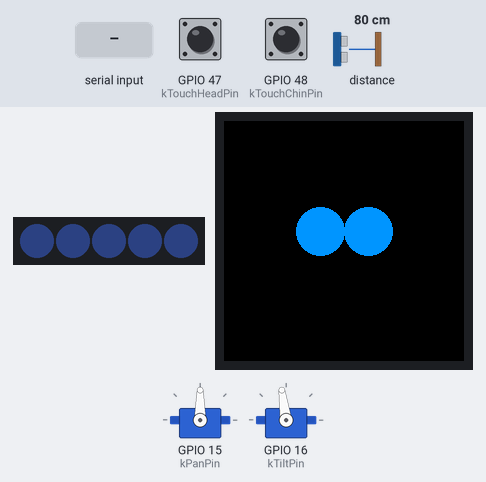
Simulated run of this program. Board: ESP32-S3. Parts: 5 RGB LEDs in strip order, left to right, 240×240 colour display, 2 × servo. The test bench sets the inputs (shaded band); at power-on: GPIO 47 (kTouchHeadPin) LOW, GPIO 48 (kTouchChinPin) LOW, distance to the obstacle 80 cm. Dim RGB values are drawn brighter than linear; I2S audio is not simulated (input reads silence); what the program prints to the serial monitor is not drawn.

Above: at 4.8 s.
4.9 s: GPIO 47 (kTouchHeadPin) pulled HIGH for 0.15 s
8.1 s: GPIO 48 (kTouchChinPin) pulled HIGH for 0.15 s
At 8.53 s:
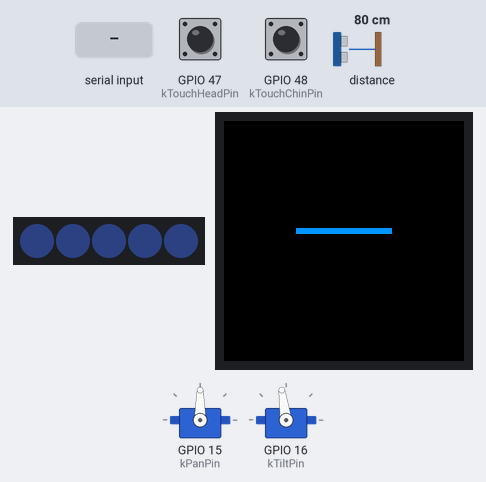
9.9 s: "happy\n" received over Serial
Timing chart, 0 to 12.9 s (numbered marks = the images above; inputs shaded):
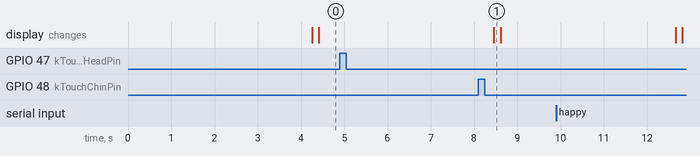

The program:

main.cpp
```cpp
#include <Arduino.h>
#include <FastLED.h>
#include <LovyanGFX.hpp>
#include <Wire.h>

#include "config.h"
#include "face.h"
#include "motion.h"
#include "protocol.h"
#include "sensors.h"

namespace {

class LGFX : public lgfx::LGFX_Device {
 public:
  LGFX() {
    {
      auto cfg = bus_.config();
      cfg.spi_host = SPI2_HOST;
      cfg.spi_mode = 0;
      cfg.freq_write = 40000000;
      cfg.freq_read = 16000000;
      cfg.spi_3wire = true;
      cfg.use_lock = true;
      cfg.pin_sclk = 12;
      cfg.pin_mosi = 11;
      cfg.pin_miso = -1;
      cfg.pin_dc = 13;
      bus_.config(cfg);
      panel_.setBus(&bus_);
    }
    {
      auto cfg = panel_.config();
      cfg.pin_cs = 10;
      cfg.pin_rst = 14;
      cfg.pin_busy = -1;
      cfg.panel_width = 240;
      cfg.panel_height = 240;
      cfg.offset_x = 0;
      cfg.offset_y = 0;
      cfg.invert = true;
      cfg.rgb_order = false;
      panel_.config(cfg);
    }
    {
      auto cfg = light_.config();
      cfg.pin_bl = 21;
      cfg.invert = false;
      cfg.freq = 44100;
      cfg.pwm_channel = 7;
      light_.config(cfg);
      panel_.setLight(&light_);
    }
    setPanel(&panel_);
  }

 private:
  lgfx::Panel_GC9A01 panel_;
  lgfx::Bus_SPI bus_;
  lgfx::Light_PWM light_;
};

LGFX display;
Face face;
Motion motion;
Sensors sensors;
CRGB leds[cfg::kLedCount];

char lineBuffer[cfg::kMaxLine + 1];
size_t lineLength = 0;

bool lastHead = false;
bool lastChin = false;
uint32_t lastDistanceMs = 0;
uint32_t lastLevelMs = 0;

void sendLine(const char* text) {
  Serial.println(text);
}

void setRing(uint8_t red, uint8_t green, uint8_t blue) {
  fill_solid(leds, cfg::kLedCount, CRGB(red, green, blue));
  FastLED.setBrightness(80);
  FastLED.show();
}

void handleMessage(const Message& message) {
  if (!message.ok) {
    sendLine("ERR syntax");
    return;
  }
  switch (message.type) {
    case MsgType::Emo: {
      Emotion emotion = Emotion::Idle;
      if (strcmp(message.word, "happy") == 0) emotion = Emotion::Happy;
      else if (strcmp(message.word, "curious") == 0) emotion = Emotion::Curious;
      else if (strcmp(message.word, "sleepy") == 0) emotion = Emotion::Sleepy;
      else if (strcmp(message.word, "alert") == 0) emotion = Emotion::Alert;
      face.show(emotion);
      break;
    }
    case MsgType::Pose:
      motion.setTarget(message.a, message.b);
      break;
    case MsgType::Led:
      setRing(static_cast<uint8_t>(message.a), static_cast<uint8_t>(message.b),
              static_cast<uint8_t>(message.c));
      break;
    case MsgType::Mic:
      if (strcmp(message.word, "on") == 0) sensors.micOn();
      else sensors.micOff();
      break;
    case MsgType::Vol:
      // The MAX98357A has no volume register; host-side gain is the v0.2 path.
      break;
    default:
      break;
  }
}

}  // namespace

void setup() {
  Serial.begin(cfg::kSerialBaud);
  Serial.setTimeout(20);

  FastLED.addLeds<WS2812B, cfg::kLedPin, GRB>(leds, cfg::kLedCount);
  setRing(8, 12, 20);

  face.begin(&display);
  sensors.begin();
  motion.begin();
  motion.setTarget(cfg::kPanHome, cfg::kTiltHome);

  delay(300);
  sendLine("READY");
}

void loop() {
  while (Serial.available() > 0) {
    char ch = static_cast<char>(Serial.read());
    if (ch == '\n' || ch == '\r') {
      if (lineLength > 0) {
        lineBuffer[lineLength] = '\0';
        handleMessage(parseLine(lineBuffer, lineLength));
        lineLength = 0;
      }
      continue;
    }
    if (lineLength < cfg::kMaxLine) {
      lineBuffer[lineLength++] = ch;
    } else {
      lineLength = 0;
      sendLine("ERR syntax");
    }
  }

  uint32_t now = millis();
  motion.update(now);
  face.update(now);

  bool head = sensors.touchHead();
  bool chin = sensors.touchChin();
  if (head && !lastHead) sendLine("TOUCH head");
  if (chin && !lastChin) sendLine("TOUCH chin");
  lastHead = head;
  lastChin = chin;

  if (now - lastDistanceMs > cfg::kDistancePeriodMs) {
    lastDistanceMs = now;
    int mm = sensors.distanceMm();
    if (mm >= 0) {
      char buffer[24];
      snprintf(buffer, sizeof(buffer), "DIST %d", mm);
      sendLine(buffer);
    }
  }

  if (sensors.micRunning() && now - lastLevelMs > 100) {
    lastLevelMs = now;
    int level = sensors.micLevel();
    if (level >= 0) {
      char buffer[16];
      snprintf(buffer, sizeof(buffer), "LEVEL %d", level);
      sendLine(buffer);
    }
  }

  if (motion.consumeStall()) {
    sendLine("ERR stall");
    face.show(Emotion::Alert);
  }
}
```

face.cpp
```cpp
#include "face.h"

namespace {

constexpr int kScreen = 240;
constexpr int kEyeY = 110;
constexpr int kLeftX = 96;
constexpr int kRightX = 144;

uint16_t eyeColor(Emotion emotion) {
  switch (emotion) {
    case Emotion::Happy: return 0x07E0;    // green
    case Emotion::Curious: return 0xA81F;  // purple
    case Emotion::Sleepy: return 0x2104;   // dim grey
    case Emotion::Alert: return 0xFD20;    // orange
    default: return 0x04BF;                // calm blue
  }
}

int eyeRadius(Emotion emotion) {
  switch (emotion) {
    case Emotion::Curious: return 30;
    case Emotion::Alert: return 28;
    case Emotion::Sleepy: return 18;
    default: return 24;
  }
}

}  // namespace

void Face::begin(lgfx::LovyanGFX* gfx) {
  gfx_ = gfx;
  if (!gfx_) return;
  gfx_->fillScreen(TFT_BLACK);
  draw(false);
}

void Face::show(Emotion emotion) {
  emotion_ = emotion;
  draw(emotion == Emotion::Sleepy);
}

void Face::update(uint32_t nowMs) {
  if (!gfx_ || emotion_ == Emotion::Sleepy) return;
  if (nowMs - lastBlink_ > 4200) {
    lastBlink_ = nowMs;
    closed_ = !closed_;
    draw(closed_);
    if (closed_) {
      // Reopen on the next tick; keep the frame cheap.
      delay(90);
      closed_ = false;
      draw(false);
    }
  }
}

void Face::draw(bool closed) {
  if (!gfx_) return;
  gfx_->fillScreen(TFT_BLACK);
  uint16_t color = eyeColor(emotion_);
  int radius = eyeRadius(emotion_);
  if (closed) {
    gfx_->fillRect(kLeftX - radius, kEyeY - 3, radius * 2, 6, color);
    gfx_->fillRect(kRightX - radius, kEyeY - 3, radius * 2, 6, color);
    return;
  }
  gfx_->fillCircle(kLeftX, kEyeY, radius, color);
  gfx_->fillCircle(kRightX, kEyeY, radius, color);
  if (emotion_ == Emotion::Happy) {
    // A small mouth keeps the happy expression readable at 1.28 inch.
    gfx_->drawCircle(kScreen / 2, 160, 22, color);
  }
}
```

face.h
```cpp
#pragma once

#include <LovyanGFX.hpp>

enum class Emotion { Idle, Happy, Curious, Sleepy, Alert };

class Face {
 public:
  void begin(lgfx::LovyanGFX* gfx);
  void show(Emotion emotion);
  void update(uint32_t nowMs);

 private:
  void draw(bool closed);

  lgfx::LovyanGFX* gfx_ = nullptr;
  Emotion emotion_ = Emotion::Idle;
  uint32_t lastBlink_ = 0;
  bool closed_ = false;
};
```

motion.cpp
```cpp
#include "motion.h"

#include "config.h"

namespace {

int clampInt(int value, int low, int high) {
  if (value < low) return low;
  if (value > high) return high;
  return value;
}

int stepToward(int current, int target, int step) {
  if (current < target) {
    return current + (target - current < step ? target - current : step);
  }
  if (current > target) {
    return current - (current - target < step ? current - target : step);
  }
  return current;
}

}  // namespace

void Motion::begin() {
  panServo_.attach(cfg::kPanPin);
  tiltServo_.attach(cfg::kTiltPin);
  attached_ = true;
  targetPan_ = cfg::kPanHome;
  targetTilt_ = cfg::kTiltHome;
  posPan_ = cfg::kPanHome;
  posTilt_ = cfg::kTiltHome;
  lastMs_ = millis();
  apply();
}

void Motion::setTarget(int pan, int tilt) {
  targetPan_ = clampInt(pan, cfg::kPanMin, cfg::kPanMax);
  targetTilt_ = clampInt(tilt, cfg::kTiltMin, cfg::kTiltMax);
  straining_ = false;
  strainSince_ = 0;
}

void Motion::update(uint32_t nowMs) {
  if (!attached_) return;
  uint32_t dt = nowMs - lastMs_;
  lastMs_ = nowMs;
  if (dt > 200) dt = 200;
  int step = static_cast<int>((cfg::kSlewDegPerSec * dt) / 1000);
  if (step < 1) step = 1;
  int nextPan = stepToward(posPan_, targetPan_, step);
  int nextTilt = stepToward(posTilt_, targetTilt_, step);
  if (nextPan != posPan_ || nextTilt != posTilt_) {
    posPan_ = nextPan;
    posTilt_ = nextTilt;
    apply();
  }

  bool pushing = posPan_ != targetPan_ || posTilt_ != targetTilt_;
  if (pushing) {
    if (!straining_) {
      straining_ = true;
      strainSince_ = nowMs;
    } else if (nowMs - strainSince_ > cfg::kStallMs) {
      stalled_ = true;
      relax();
    }
  } else {
    straining_ = false;
  }
}

void Motion::relax() {
  if (attached_) {
    panServo_.detach();
    tiltServo_.detach();
    attached_ = false;
  }
}

bool Motion::consumeStall() {
  bool value = stalled_;
  stalled_ = false;
  return value;
}

void Motion::apply() {
  // 90 degrees is the mechanical centre of a standard hobby servo.
  panServo_.write(90 + posPan_);
  tiltServo_.write(90 + posTilt_);
}
```

motion.h
```cpp
#pragma once

#include <Arduino.h>
#include <Servo.h>

// Rate-limited servo control with software end stops and a stall guard.
class Motion {
 public:
  void begin();
  void setTarget(int pan, int tilt);
  void update(uint32_t nowMs);
  void relax();

  bool stalled() const { return stalled_; }
  bool consumeStall();
  int pan() const { return posPan_; }
  int tilt() const { return posTilt_; }

 private:
  void apply();

  Servo panServo_;
  Servo tiltServo_;
  int targetPan_ = 0;
  int targetTilt_ = 8;
  int posPan_ = 0;
  int posTilt_ = 8;
  uint32_t lastMs_ = 0;
  uint32_t strainSince_ = 0;
  bool straining_ = false;
  bool stalled_ = false;
  bool attached_ = false;
};
```

sensors.cpp
```cpp
#include "sensors.h"

#include <Adafruit_VL53L0X.h>
#include <Wire.h>
#include <cmath>
#include <driver/i2s.h>

#include "config.h"

namespace {

Adafruit_VL53L0X vl53;
constexpr i2s_port_t kMicPort = I2S_NUM_0;
constexpr int kSamples = 320;  // 20 ms at 16 kHz
int32_t samples[kSamples];

}  // namespace

void Sensors::begin() {
  pinMode(cfg::kTouchHeadPin, INPUT);
  pinMode(cfg::kTouchChinPin, INPUT);
  Wire.begin(cfg::kI2cSda, cfg::kI2cScl);
  vl53Ready_ = vl53.begin();
  if (!vl53Ready_) {
    Serial.println("ERR vl53");
  }

  i2s_config_t micConfig = {};
  micConfig.mode = static_cast<i2s_mode_t>(I2S_MODE_MASTER | I2S_MODE_RX);
  micConfig.sample_rate = 16000;
  micConfig.bits_per_sample = I2S_BITS_PER_SAMPLE_32BIT;
  micConfig.channel_format = I2S_CHANNEL_FMT_ONLY_LEFT;
  micConfig.communication_format = I2S_COMM_FORMAT_STAND_I2S;
  micConfig.intr_alloc_flags = ESP_INTR_FLAG_LEVEL1;
  micConfig.dma_buf_count = 4;
  micConfig.dma_buf_len = 256;
  i2s_driver_install(kMicPort, &micConfig, 0, nullptr);

  i2s_pin_config_t pins = {};
  pins.bck_io_num = cfg::kMicBclk;
  pins.ws_io_num = cfg::kMicWs;
  pins.data_out_num = I2S_PIN_NO_CHANGE;
  pins.data_in_num = cfg::kMicDin;
  i2s_set_pin(kMicPort, &pins);
}

void Sensors::micOn() {
  if (micOn_) return;
  i2s_start(kMicPort);
  micOn_ = true;
}

void Sensors::micOff() {
  if (!micOn_) return;
  i2s_stop(kMicPort);
  micOn_ = false;
}

bool Sensors::touchHead() {
  return digitalRead(cfg::kTouchHeadPin) == HIGH;
}

bool Sensors::touchChin() {
  return digitalRead(cfg::kTouchChinPin) == HIGH;
}

int Sensors::distanceMm() {
  if (!vl53Ready_) return -1;
  VL53L0X_RangingMeasurementData_t measure;
  vl53.rangingTest(&measure, false);
  if (measure.RangeStatus != 4) {
    return measure.RangeMilliMeter;
  }
  return -1;
}

int Sensors::micLevel() {
  if (!micOn_) return -1;
  size_t bytesRead = 0;
  esp_err_t err = i2s_read(kMicPort, samples, sizeof(samples), &bytesRead, pdMS_TO_TICKS(50));
  if (err != ESP_OK || bytesRead == 0) return -1;
  int64_t sum = 0;
  int count = static_cast<int>(bytesRead / sizeof(int32_t));
  for (int i = 0; i < count; ++i) {
    int32_t value = samples[i] >> 14;  // INMP441 puts 24 bits in the high half
    sum += static_cast<int64_t>(value) * value;
  }
  if (count == 0) return -1;
  double rms = sqrt(static_cast<double>(sum) / count);
  int level = static_cast<int>(rms / 200.0);
  if (level < 0) level = 0;
  if (level > 100) level = 100;
  return level;
}
```

sensors.h
```cpp
#pragma once

#include <Arduino.h>

// Touch pads, time-of-flight distance and a coarse microphone level.
class Sensors {
 public:
  void begin();
  void micOn();
  void micOff();
  bool micRunning() const { return micOn_; }

  bool touchHead();
  bool touchChin();
  int distanceMm();
  int micLevel();

 private:
  bool vl53Ready_ = false;
  bool micOn_ = false;
};
```

config.h
```cpp
#pragma once

#include <stdint.h>

// Single source of truth for wiring is forge/robot.yaml. Keep this file in
// sync when the yaml changes; the forge checker compares the two.
namespace cfg {

// I2S microphone (INMP441)
constexpr int kMicBclk = 4;
constexpr int kMicWs = 5;
constexpr int kMicDin = 6;

// I2S speaker (MAX98357A)
constexpr int kSpkBclk = 7;
constexpr int kSpkLrc = 8;
constexpr int kSpkDout = 9;

// Round display (GC9A01 over SPI)
constexpr int kDispSck = 12;
constexpr int kDispMosi = 11;
constexpr int kDispCs = 10;
constexpr int kDispDc = 13;
constexpr int kDispRst = 14;
constexpr int kDispBl = 21;

// I2C distance sensor (VL53L0X)
constexpr int kI2cSda = 18;
constexpr int kI2cScl = 1;

// Servos
constexpr int kPanPin = 15;
constexpr int kTiltPin = 16;

// LED ring and touch pads
constexpr int kLedPin = 17;
constexpr int kTouchHeadPin = 47;
constexpr int kTouchChinPin = 48;
constexpr int kLedCount = 5;

// Mechanical limits, mirrored in robot.yaml mechanical.dims and docs/03.
constexpr int kPanMin = -45;
constexpr int kPanMax = 45;
constexpr int kTiltMin = -10;
constexpr int kTiltMax = 60;
constexpr int kPanHome = 0;
constexpr int kTiltHome = 8;

// Motion behaviour
constexpr int kSlewDegPerSec = 90;
constexpr uint32_t kStallMs = 5000;
constexpr uint32_t kDistancePeriodMs = 500;
constexpr int kNearMm = 1500;

// Serial protocol
constexpr uint32_t kSerialBaud = 921600;
constexpr size_t kMaxLine = 120;

}  // namespace cfg
```

Measured:
- after the input at 4.9 s, every drawn part: stays the same
